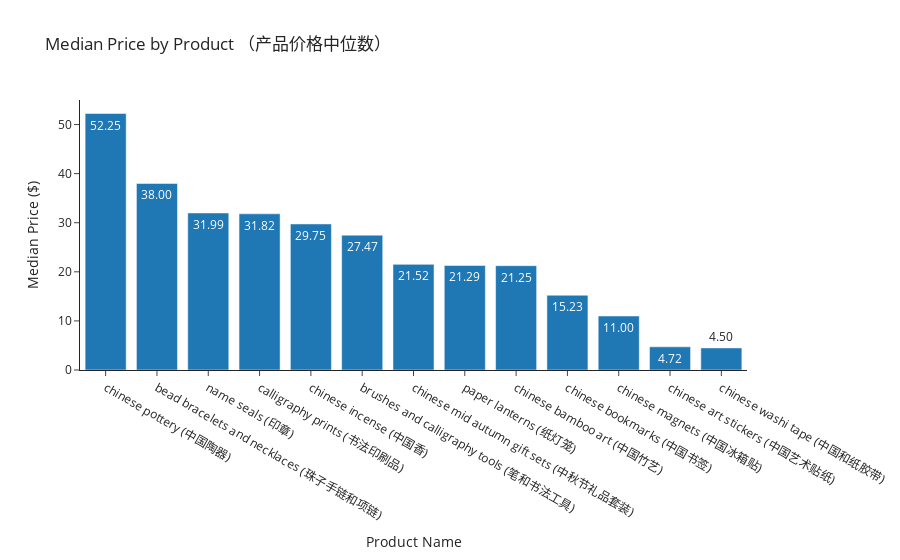

Notebook code cell kept with this figure:
### Code cell
# Median price by product
fig = plot_bar_chart_plotly(
    all_product_data.groupby("product_name_chinese_name")
    .agg({"price": "median"})
    .reset_index(),
    x="product_name_chinese_name",
    y="price",
    title="Median Price by Product （产品价格中位数）",
    x_label="Product Name",
    y_label="Median Price ($)",
)

fig.show()

### Figure 1 — Plotly figure (JSON) as saved in the notebook; plotly's stock layout.template omitted (floating-point values rounded to 4 significant figures)
{"data": [{"name": "Price", "text": [52.25, 38, 31.99, 31.82, 29.75, 27.47, 21.52, 21.29, 21.25, 15.23, 11, 4.72, 4.5], "textposition": "auto", "texttemplate": "%{text:.2f}", "type": "bar", "x": ["chinese pottery (中国陶器)", "bead bracelets and necklaces (珠子手链和项链)", "name seals (印章)", "calligraphy prints (书法印刷品)", "chinese incense (中国香)", "brushes and calligraphy tools (笔和书法工具)", "chinese mid autumn gift sets (中秋节礼品套装)", "paper lanterns (纸灯笼)", "chinese bamboo art (中国竹艺)", "chinese bookmarks (中国书签)", "chinese magnets (中国冰箱贴)", "chinese art stickers (中国艺术贴纸)", "chinese washi tape (中国和纸胶带)"], "y": [52.25, 38, 31.99, 31.82, 29.75, 27.47, 21.52, 21.29, 21.25, 15.23, 11, 4.72, 4.5]}], "layout": {"title": {"text": "Median Price by Product （产品价格中位数）"}, "xaxis": {"title": {"text": "Product Name"}}, "yaxis": {"title": {"text": "Median Price ($)"}}}}
